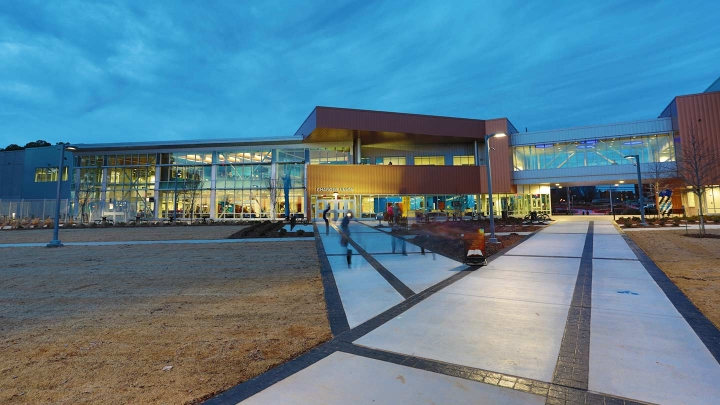
%> input picture uah_color.jpg, 720 x 405 px
$ octave Color_conversion.m   (GNU Octave 9; MATLAB toolbox functions it lacks are replaced by stand-ins)
%> lines starting %> are read from the running program, lines starting %| are printed output that depends on the picture
% Import image
img = im2double(imread('uah_color.jpg'));

% Red Channel
red = img(:,:,1);
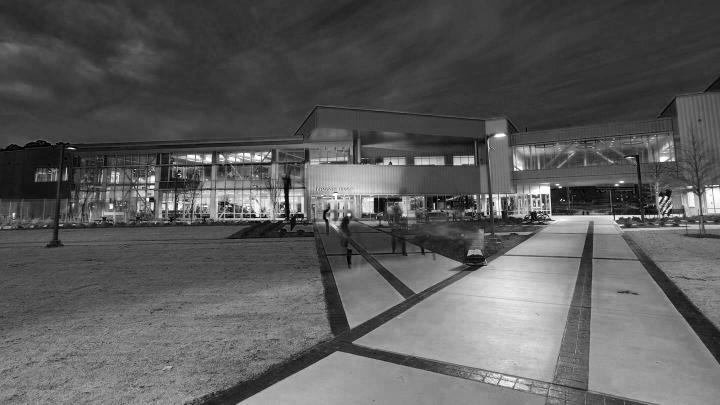
%> red: size 405x720 double; min 0, max 1, mean 0.359

% Green Channel
green = img(:,:,2);
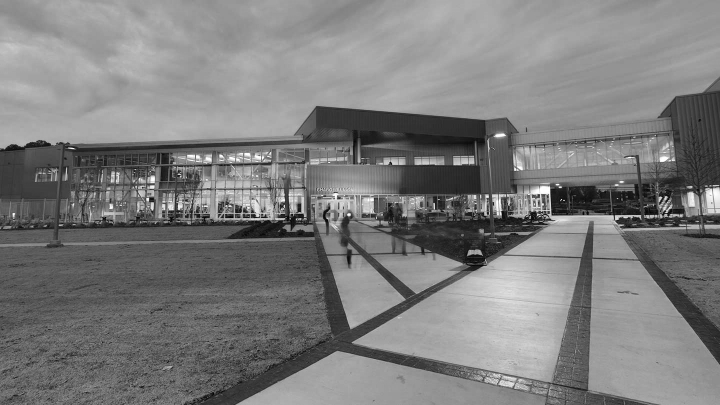
%> green: size 405x720 double; min 0.00784, max 1, mean 0.491

% Blue Channel
blue = img(:,:,3);
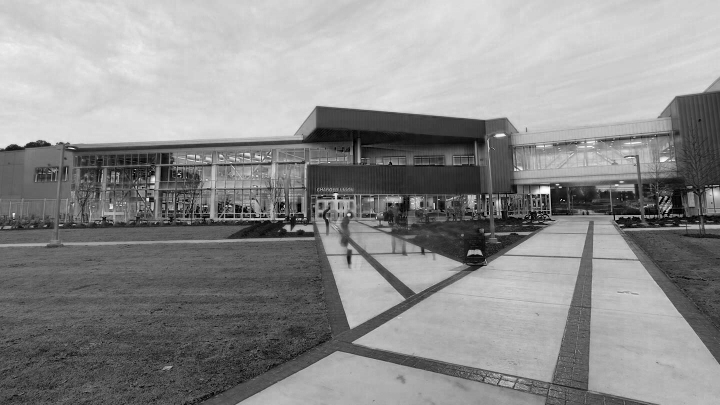
%> blue: size 405x720 double; min 0, max 1, mean 0.555

% Conversion matrix
rgbTOycbcr = cat(3, ...
    0 + (.299*red + .587*green + .114*blue), ...
    0.5 + (-.168736*red + -0.3321264*green + 0.5*blue),...
    0.5 + (0.5*red + -0.418688*green + -0.081312*blue));
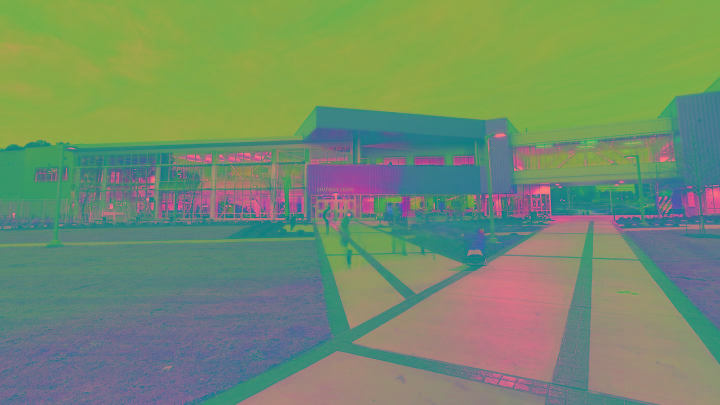
%> rgbTOycbcr: size 405x720x3 double; mean R, G, B 0.459, 0.554, 0.429

% Read in image and convert to double
rgbImage2 = im2double(imread('uah_color.jpg'));

% Red Channel
red = rgbImage2(:,:,1);

% Green Channel
green = rgbImage2(:,:,2);

% Blue Channel
blue = rgbImage2(:,:,3);

% Conversion matrix
rgbTOyiq = cat(3, ...
    .299*red + .587*green + .114*blue, ...
    0.595879*red + -0.274133*green + -.321746*blue,...
    0.211205*red + -0.523083*green + -0.311878*blue);
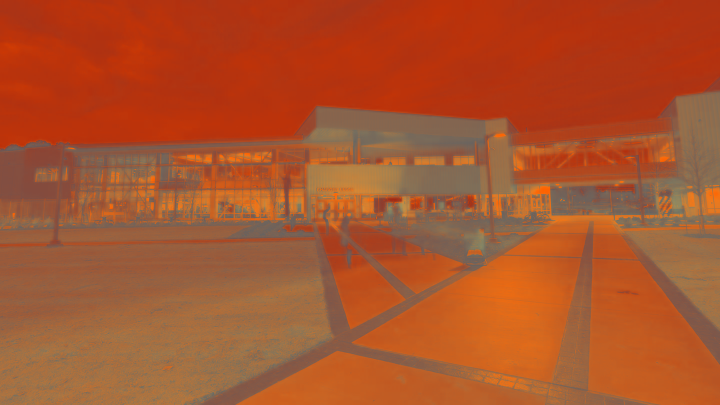
%> rgbTOyiq: size 405x720x3 double; mean R, G, B 0.459, -0.0989, -0.354; drawn with min black and max white
% Read in image and convert to double
rgbImage3 = im2double(imread('uah_color.jpg'));

% Red Channel
red = rgbImage3(:,:,1);

% Green Channel
green = rgbImage3(:,:,2);

% Blue Channel
blue = rgbImage3(:,:,3);

% Conversion matrix
rgbTOyuv = cat(3, ...
    .299*red + .587*green + .114*blue, ...
    -0.147313*red + -0.28886*green + 0.436*blue,...
    0.615*red + -0.51499*green + -0.10001*blue);
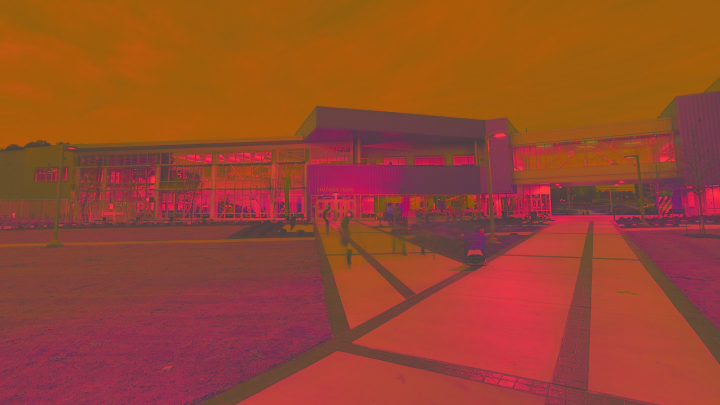
%> rgbTOyuv: size 405x720x3 double; mean R, G, B 0.459, 0.0472, -0.0872; drawn with min black and max white

% Display RGB and  YCbCr image
subplot(3, 2, 1);
imshow(rgbImage3); title('Original RGB Image');

subplot(3, 2, 2);
imshow(rgbTOyuv); title('RGB to YUV Image');

% Display RGB and  YIQ image
subplot(3, 2, 3);
imshow(rgbImage2); title('Original RGB Image');

subplot(3, 2, 4);
imshow(rgbTOyiq); title('RGB to YIQ Image');
%> after `imshow(rgbTOyiq)`:
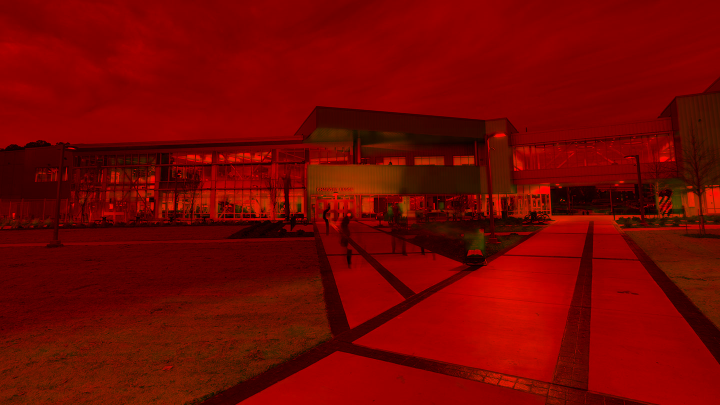
%> displayed picture: size 405x720x3, on the screen's scale of 0 to 255; mean R, G, B 117, 5.3, 0

% Display RGB and  YCbCr image
subplot(3, 2, 5);
imshow(img); title('Original RGB Image');

subplot(3, 2, 6);
imshow(rgbTOycbcr); title('RGB to YCbCr Image');
